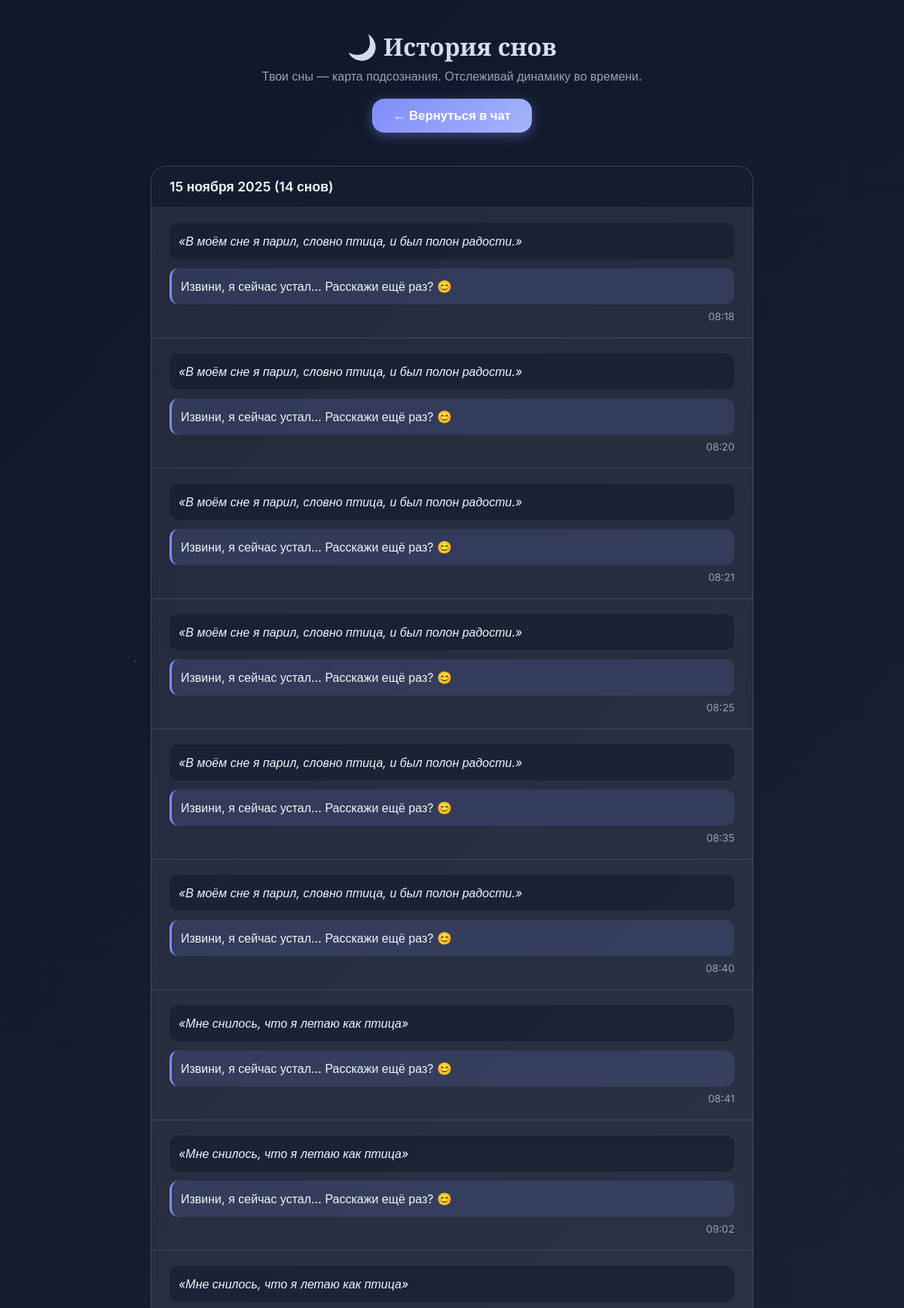
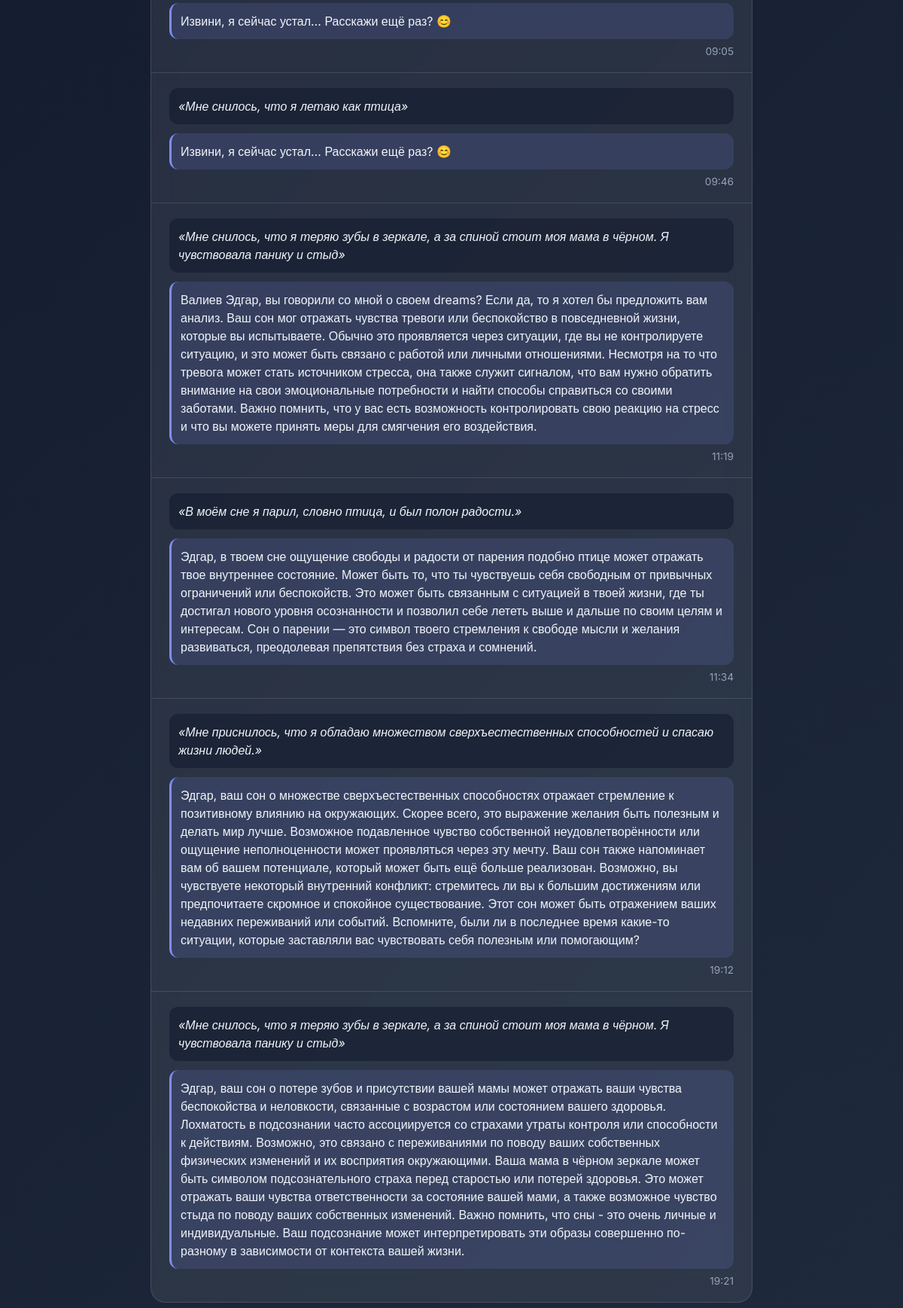
The page /history/ (signed in) on the database its author committed (2 pictures, top to bottom).
### dreambot/models.py (models this page shows)
class Message(models.Model):
    session = models.ForeignKey(DreamSession, on_delete=models.CASCADE)
    is_user = models.BooleanField()
    content = models.TextField()
    audio_file = models.FileField(upload_to='audio/', blank=True, null=True)
    created_at = models.DateTimeField(auto_now_add=True)
    related_name = 'messages'

### dreambot/views.py (the view)
# urls.py: path('history/', views.history_view, name='history'),
def history_view(request):
    if not request.user.is_authenticated:
        return redirect('landing')
    sessions = DreamSession.objects.filter(user=request.user).prefetch_related(
        Prefetch('message_set', queryset=Message.objects.order_by('created_at'))
    ).order_by('-created_at')
    from collections import defaultdict
    history_by_date = defaultdict(list)
    for session in sessions:
        messages = list(session.message_set.all())
        for i in range(0, len(messages) - 1, 2):
            if messages[i].is_user and not messages[i+1].is_user:
                history_by_date[messages[i].created_at.date()].append({
                    'dream': messages[i].content,
                    'interpretation': messages[i+1].content,
                    'time': messages[i].created_at.strftime('%H:%M')
                })
    sorted_history = sorted(history_by_date.items(), key=lambda x: x[0], reverse=True)
    return render(request, 'dreambot/history.html', {'history': sorted_history})

### templates/dreambot/history.html (shortened to what this page needs)
<!DOCTYPE html>
<html lang="ru">
<head>
</head>
<body>
    <div class="container">
        <div class="header">
            <h1>🌙 История снов</h1>
            <p>Твои сны — карта подсознания. Отслеживай динамику во времени.</p>
            <a href="{% url 'chat' %}" class="chat-button">← Вернуться в чат</a>
        </div>
        {% if history %}
            {% for date, dreams in history %}
                <div class="date-section">
                    <div class="date-header">
                        {{ date|date:"d E Y" }} ({{ dreams|length }} {% if dreams|length == 1 %}сон{% elif dreams|length < 5 %}сна{% else %} снов{% endif %})
                    </div>
                    {% for item in dreams %}
                        <div class="dream-item">
                            <div class="dream-text">«{{ item.dream }}»</div>
                            <div class="interpretation-text">{{ item.interpretation }}</div>
                            <div class="time">{{ item.time }}</div>
                        </div>
                    {% endfor %}
                </div>
            {% endfor %}
        {% else %}
            <div class="empty">
                <p>Ты ещё не рассказывал(а) мне сны.<br>Вернись в <a href="{% url 'chat' %}">чат</a> и поделись первым!</p>
            </div>
        {% endif %}
    </div>
</body>
</html>

### templates/dreambot/history.html (style rules this page uses)
:root { --bg-gradient: linear-gradient(135deg, #0f172a, #1e293b); --glass-bg: rgba(255, 255, 255, 0.08); --glass-border: rgba(255, 255, 255, 0.12); --text-primary: #f1f5f9; --text-secondary: #94a3b8; --accent: #818cf8; --accent-glow: rgba(129, 140, 248, 0.4); --dream-bg: rgba(15, 23, 42, 0.5); --interpret-bg: rgba(129, 140, 248, 0.15); }
* { margin: 0; padding: 0; box-sizing: border-box; }
body { background: var(--bg-gradient); color: var(--text-primary); font-family: 'Inter', sans-serif; min-height: 100vh; display: flex; flex-direction: column; align-items: center; padding: 20px; position: relative; overflow-x: hidden; }
body::before { content: ""; position: absolute; top: 0; left: 0; right: 0; bottom: 0; background: radial-gradient(1.5px 1.5px at 15% 25%, #fff, transparent), radial-gradient(1.5px 1.5px at 75% 15%, #fff, transparent), radial-gradient(1.5px 1.5px at 40% 60%, #fff, transparent); animation: twinkle 10s infinite ease-in-out; opacity: 0.4; pointer-events: none; }
.container { width: 100%; max-width: 800px; position: relative; z-index: 2; }
.header { text-align: center; padding: 20px 0 20px 0; }
.header h1 { font-family: 'Playfair Display', serif; font-size: 2rem; margin-bottom: 8px; background: linear-gradient(to right, #cbd5e1, #e2e8f0); -webkit-background-clip: text; -webkit-text-fill-color: transparent; }
.header p { color: var(--text-secondary); font-size: 1rem; margin-bottom: 20px; }
.chat-button { display: inline-block; margin: 0 auto 24px; padding: 12px 28px; background: linear-gradient(135deg, var(--accent), #a5b4fc); color: white; font-weight: 600; font-size: 1.05rem; text-decoration: none; border-radius: 16px; box-shadow: 0 4px 16px var(--accent-glow); transition: all 0.2s ease; }
.date-section { background: var(--glass-bg); backdrop-filter: blur(16px); border: 1px solid var(--glass-border); border-radius: 20px; margin-bottom: 24px; overflow: hidden; }
.date-header { padding: 16px 24px; background: rgba(15, 23, 42, 0.7); font-weight: 600; font-size: 1.1rem; border-bottom: 1px solid var(--glass-border); }
.dream-item { padding: 20px 24px; border-bottom: 1px solid var(--glass-border); }
.dream-item:last-child { border-bottom: none; }
.dream-text { background: var(--dream-bg); padding: 12px; border-radius: 12px; margin-bottom: 12px; font-style: italic; line-height: 1.5; }
.interpretation-text { background: var(--interpret-bg); padding: 12px; border-radius: 12px; line-height: 1.5; border-left: 3px solid var(--accent); }
.time { font-size: 0.85rem; color: var(--text-secondary); margin-top: 8px; text-align: right; }

### rows shown on the page
Message: dream "В моём сне я парил, словно птица, и был полон радости."
Message: interpretation "Извини, я сейчас устал… Расскажи ещё раз? 😊"
Message: dream "В моём сне я парил, словно птица, и был полон радости."
Message: interpretation "Извини, я сейчас устал… Расскажи ещё раз? 😊"
Message: dream "В моём сне я парил, словно птица, и был полон радости."
Message: interpretation "Извини, я сейчас устал… Расскажи ещё раз? 😊"
Message: dream "В моём сне я парил, словно птица, и был полон радости."
Message: interpretation "Извини, я сейчас устал… Расскажи ещё раз? 😊"
Message: dream "В моём сне я парил, словно птица, и был полон радости."
Message: interpretation "Извини, я сейчас устал… Расскажи ещё раз? 😊"
Message: dream "В моём сне я парил, словно птица, и был полон радости."
Message: interpretation "Извини, я сейчас устал… Расскажи ещё раз? 😊"
Message: dream "Мне снилось, что я летаю как птица"
Message: interpretation "Извини, я сейчас устал… Расскажи ещё раз? 😊"
Message: dream "Мне снилось, что я летаю как птица"
Message: interpretation "Извини, я сейчас устал… Расскажи ещё раз? 😊"
Message: dream "Мне снилось, что я летаю как птица"
Message: interpretation "Извини, я сейчас устал… Расскажи ещё раз? 😊"
Message: dream "Мне снилось, что я летаю как птица"
Message: interpretation "Извини, я сейчас устал… Расскажи ещё раз? 😊"
Message: dream "Мне снилось, что я теряю зубы в зеркале, а за спиной стоит моя мама в чёрном. Я чувствовала панику и стыд"
Message: interpretation "Валиев Эдгар, вы говорили со мной о своем dreams? Если да, то я хотел бы предложить вам анализ. Ваш сон мог отражать чувства тревоги или беспокойство в повседневной жизни, которые вы испытываете. Обычно это проявляется через ситуации, где вы не контролируете ситуацию, и это может быть связано с работой или личными отношениями. Несмотря на то что тревога может стать источником стресса, она также служит сигналом, что вам нужно обратить внимание на свои эмоциональные потребности и найти способы справиться со своими заботами. Важно помнить, что у вас есть возможность контролировать свою реакцию на стресс и что вы можете принять меры для смягчения его воздействия."
Message: dream "В моём сне я парил, словно птица, и был полон радости."
Message: interpretation "Эдгар, в твоем сне ощущение свободы и радости от парения подобно птице может отражать твое внутреннее состояние. Может быть то, что ты чувствуешь себя свободным от привычных ограничений или беспокойств. Это может быть связанным с ситуацией в твоей жизни, где ты достигал нового уровня осознанности и позволил себе лететь выше и дальше по своим целям и интересам. Сон о парении — это символ твоего стремления к свободе мысли и желания развиваться, преодолевая препятствия без страха и сомнений."
Message: dream "Мне приснилось, что я обладаю множеством сверхъестественных способностей и спасаю жизни людей."
Message: interpretation "Эдгар, ваш сон о множестве сверхъестественных способностях отражает стремление к позитивному влиянию на окружающих. Скорее всего, это выражение желания быть полезным и делать мир лучше. Возможное подавленное чувство собственной неудовлетворённости или ощущение неполноценности может проявляться через эту мечту. Ваш сон также напоминает вам об вашем потенциале, который может быть ещё больше реализован. Возможно, вы чувствуете некоторый внутренний конфликт: стремитесь ли вы к большим достижениям или предпочитаете скромное и спокойное существование. Этот сон может быть отражением ваших недавних переживаний или событий. Вспомните, были ли в последнее время какие-то ситуации, которые заставляли…"
Message: dream "Мне снилось, что я теряю зубы в зеркале, а за спиной стоит моя мама в чёрном. Я чувствовала панику и стыд"
Message: interpretation "Эдгар, ваш сон о потере зубов и присутствии вашей мамы может отражать ваши чувства беспокойства и неловкости, связанные с возрастом или состоянием вашего здоровья. Лохматость в подсознании часто ассоциируется со страхами утраты контроля или способности к действиям. Возможно, это связано с переживаниями по поводу ваших собственных физических изменений и их восприятия окружающими. Ваша мама в чёрном зеркале может быть символом подсознательного страха перед старостью или потерей здоровья. Это может отражать ваши чувства ответственности за состояние вашей мами, а также возможное чувство стыда по поводу ваших собственных изменений. Важно помнить, что сны - это очень личные и индивидуальные. Ваш…"

### other values the page prints
{{ date|date:"d E Y" }} "15 ноября 2025"
{{ dreams|length }} "14"
{{ item.time }} "08:18" "08:20" "08:21" "08:25" "08:35" "08:40" "08:41" "09:02" "09:05" "09:46" "11:19" "11:34" "19:12" "19:21"
